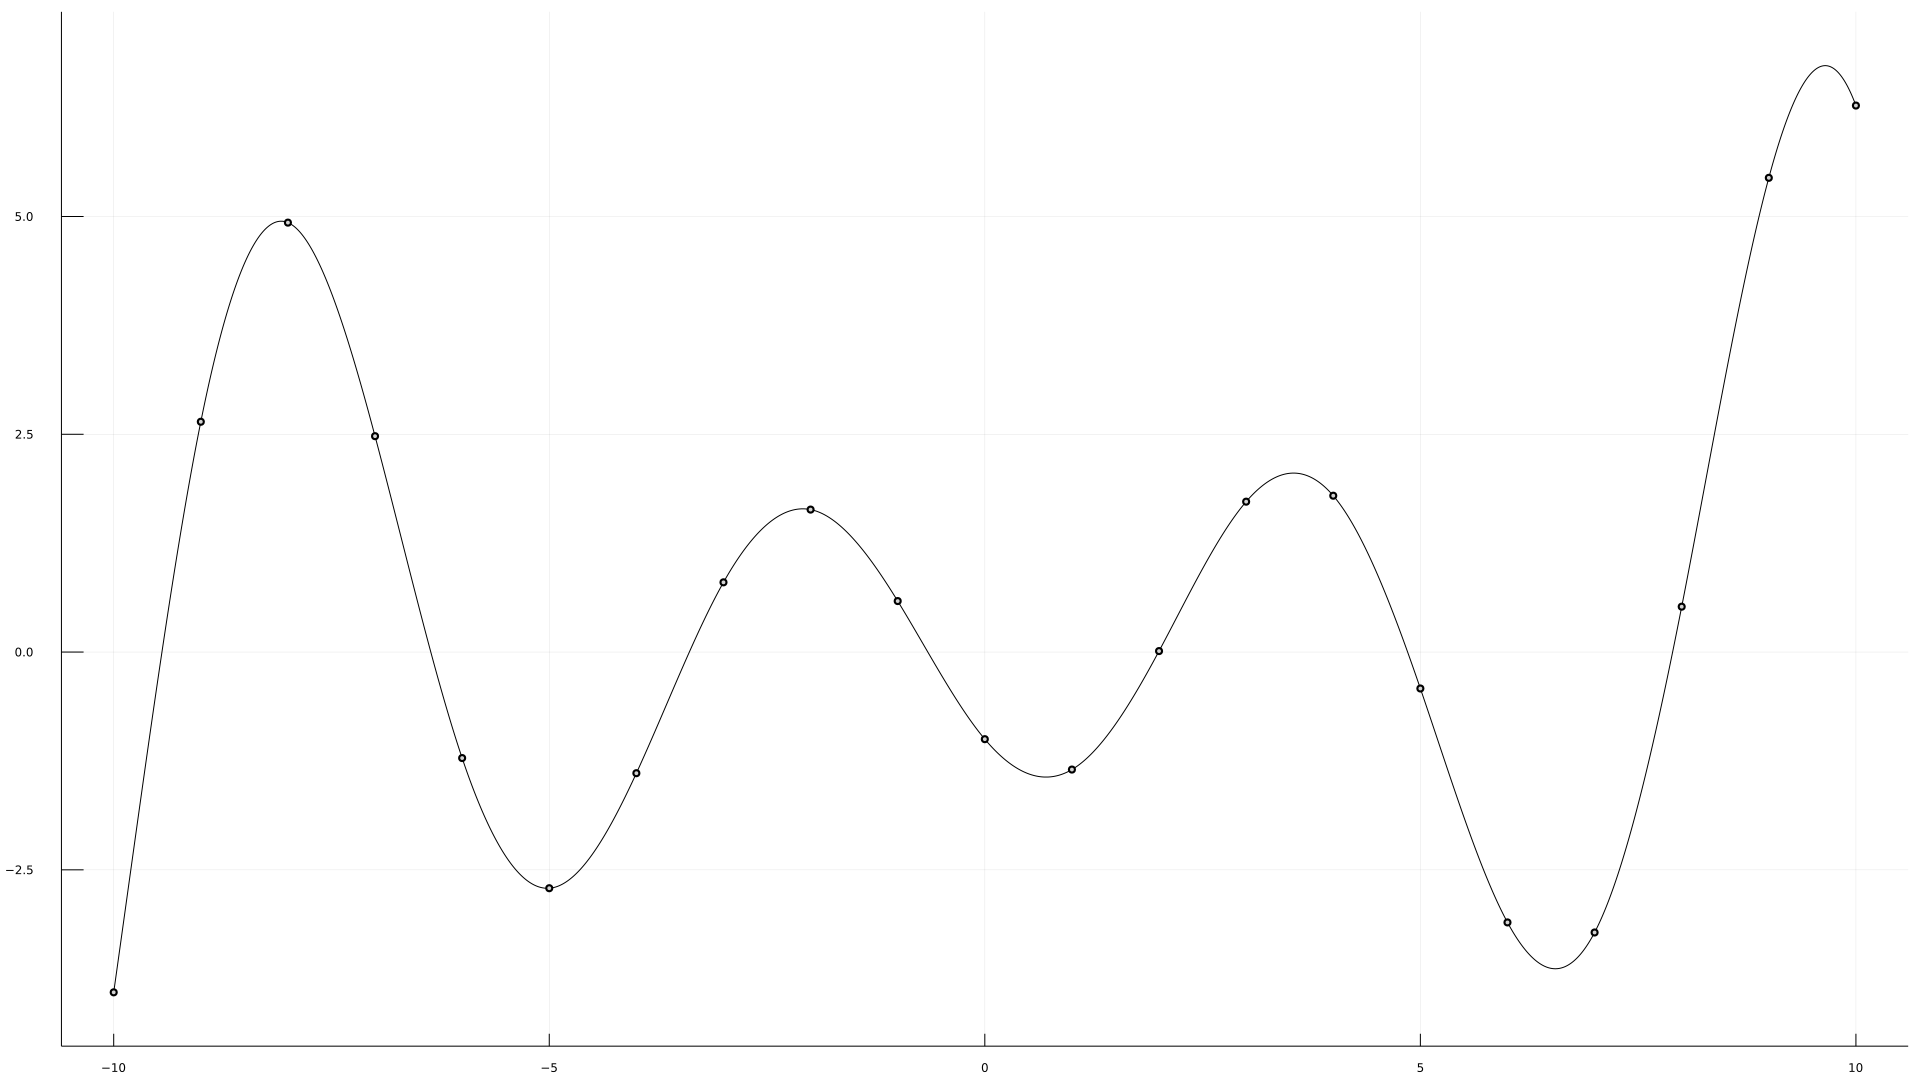

The script that saved this image:
using Plots
gr(size=(1920,1080))

function Splines_cubicas_fixadas(x,y,pd1,pdn)
    n = length(x) - 1
    a = copy(y)
    h = zeros(n)
    α = zeros(n+1)
    α[1] = 3*(a[2] - a[1])
    for i = 1:n
        h[i] = x[i+1] - x[i]
        if i == 1
            α[i] = 3*(a[2] - a[1])/h[1] - 3*pd1
        elseif i >= 2
            α[i] = 3*(a[i+1] - a[i])/h[i] - 3*(a[i] - a[i-1])/h[i-1]
        end
        if i == n
            α[i+1] = 3*pdn - 3*(a[i+1] - a[i])/h[i] 
        end
    end
    l, μ, z = zeros(n+1), zeros(n), zeros(n+1)
    l[1] = 2*h[1]
    μ[1] = 0.5
    z[1] = α[1]/l[1]
    for i = 2:n
        l[i] = 2*(x[i+1] - x[i-1]) - h[i-1]*μ[i-1]
        μ[i] = h[i]/l[i]
        z[i] = (α[i] - h[i-1]*z[i-1])/l[i]
    end
    l[n+1] = h[n]*(2 - μ[n])
    z[n+1] = (α[n+1] - h[n]*z[n])/l[n+1]
    c = zeros(n+1)
    c[n+1] = z[n+1]
    b = zeros(n)
    d = zeros(n)
    for i = n:-1:1
        c[i] = z[i] - μ[i]*c[i+1]
        b[i] = (a[i+1] - a[i])/h[i] - h[i]*(c[i+1] + 2*c[i])/3
        d[i] = (c[i+1] - c[i])/(3*h[i])
    end
    #plot
    #Sj(x) = aj + bj(x - xj) + cj(x - xj)^2 + dj(x - xj)^3
    for i = 1:n
        f(o) = a[i] + b[i]*(o - x[i]) + c[i]*(o - x[i])^2 + d[i]*(o - x[i])^3
        s = range(x[i],x[i+1]; length=100)
        if i == 1
            plot(f,s, c=:black, leg=false)
        else
            plot!(f,s, c=:black, leg=false)
        end
    end
    scatter!(x, a, c=:lightgray, aspect_ratio=:equal,leg=false)
    savefig("Splines cubicas fixadas.png")
end